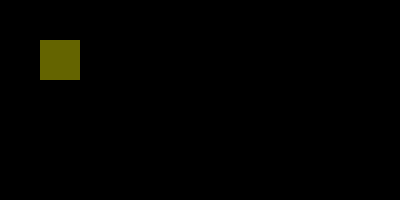
Frame 1 (no input)
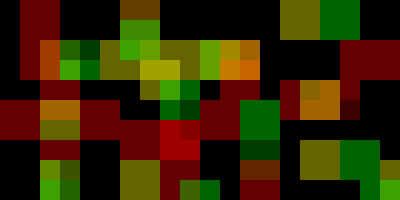
Frame 60 (no input)
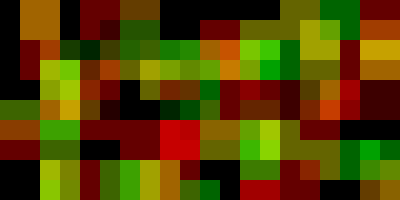
Frame 120 (the mouse pressed at the canvas centre since frame 60)

The p5.js sketch that drew these frames (run headless with seeded random() and noise() and a simulated clock; from frame 60 on, the mouse is pressed at the canvas centre):

// p5.js sketch
// ── sketch.js
let spot = {
  count: 0,
  x: 100,
  y: 50,
  d: 40
};
let a_alpha = 100;
let col_set = [
  [255, 0, 0, a_alpha],
  [0, 255, 0, a_alpha],
  [255, 255, 0, a_alpha],
  [0, 0, 0, a_alpha],
  // [255, 255, 255, a_alpha]
];

function setup() {
  createCanvas(400, 200);
  background(0);
  create_ui();
}

function draw() {
  let col = random(col_set);
  col[3] = a_alpha;
  spot.count = spot.count + spot.d;
  spot.x = spot.count % width;
  spot.y = (int(spot.count / width) * spot.d) % height;
  noStroke();
  fill(col);
  let r = spot.d / 2;
  let x = spot.x + r;
  x = x + random([-r, 0, r]);
  let y = spot.y + r;
  y = y + random([-r, 0, r]);
  // ellipse(x, y, spot.d);
  rect(x, y, spot.d, spot.d);
  update_ui();
}

function create_ui() {
  createButton('backg 0').mousePressed(function() {
    background(0);
  });
  createButton('a_alpha 100').mousePressed(function() {
    a_alpha = 100;
  });
  createButton('255').mousePressed(function() {
    a_alpha = 255;
  });
  createElement('br');
  createButton('frameRate 0').mousePressed(function() {
    frameRate(0);
  });
  createButton('5').mousePressed(function() {
    frameRate(5);
  });
  createButton('30').mousePressed(function() {
    frameRate(30);
  });
  createElement('br');
  createSpan().id('ic');
  createSpan().id('ix');
  createSpan().id('iy');
  createElement('br');
  createSpan().id('imx');
  createSpan().id('imy');
  createSpan().id('icc');
}

function update_ui() {
  select('#ic').html('[count=' + spot.count + '] ')
  select('#ix').html('[x=' + spot.x + '] ')
  select('#iy').html('[y=' + spot.y + '] ')
  select('#imx').html('[mouseX=' + mouseX + '] ')
  select('#imy').html('[mouseY=' + mouseY + '] ')
  select('#icc').html('[RGBA=' + get(mouseX, mouseY) + '] ')
}

// https://editor.p5js.org/jht1493/sketches/jZtF7e5E5
// 2.5.2 random spot.count ui col set

// https://editor.p5js.org/jht1493/sketches/lZD21fbFG
// 2.5.2 random spot.count ui jiggle 

// https://editor.p5js.org/jht1493/sketches/46pdvjYd_
// 2.5.2 random function spot.count ui rgb

// https://editor.p5js.org/jht1493/sketches/Dv5o83_c3
// 2.5.2 random function spot.count ui

// https://editor.p5js.org/jht1493/sketches/vpcHXx_E1
// 2.5.2 random function spot.count

// https://editor.p5js.org/jht1493/sketches/9ss5dnb9t
// 2.5.2 random function spot.x spot.y

// https://editor.p5js.org/jht1493/sketches/yu1MwEqyQ
// 2.5.1 random function spot.x

// https://editor.p5js.org/jht1493/sketches/UTMOVgcsv
// 2.5.1 random function 

// The random() Function
// Code! Programming with p5.js
// The Coding Train / Daniel Shiffman
// https://thecodingtrain.com/beginners/p5js/beginners/p5js/2.5-random.html
// https://youtu.be/nicMAoW6u1g
// https://editor.p5js.org/codingtrain/sketches/4gD7Btgi
